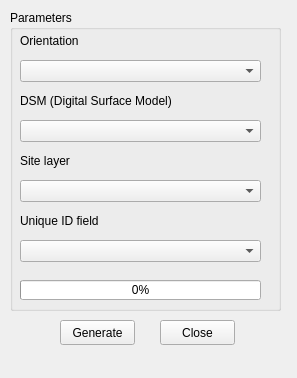
<?xml version="1.0" encoding="UTF-8"?>
<ui version="4.0">
 <class>DockWidget</class>
 <widget class="QDockWidget" name="DockWidget">
  <property name="geometry">
   <rect>
    <x>0</x>
    <y>0</y>
    <width>297</width>
    <height>378</height>
   </rect>
  </property>
  <property name="minimumSize">
   <size>
    <width>297</width>
    <height>378</height>
   </size>
  </property>
  <property name="maximumSize">
   <size>
    <width>297</width>
    <height>378</height>
   </size>
  </property>
  <property name="windowTitle">
   <string>Generate northerly/southerly sites</string>
  </property>
  <widget class="QWidget" name="dockWidgetContents">
   <widget class="QPushButton" name="generate_pushButton">
    <property name="geometry">
     <rect>
      <x>60</x>
      <y>320</y>
      <width>75</width>
      <height>25</height>
     </rect>
    </property>
    <property name="text">
     <string>Generate</string>
    </property>
   </widget>
   <widget class="QPushButton" name="close_pushButton">
    <property name="geometry">
     <rect>
      <x>160</x>
      <y>320</y>
      <width>75</width>
      <height>25</height>
     </rect>
    </property>
    <property name="text">
     <string>Close</string>
    </property>
   </widget>
   <widget class="QGroupBox" name="groupBox">
    <property name="geometry">
     <rect>
      <x>10</x>
      <y>10</y>
      <width>271</width>
      <height>301</height>
     </rect>
    </property>
    <property name="title">
     <string>Parameters</string>
    </property>
    <widget class="QLabel" name="siteID_label">
     <property name="geometry">
      <rect>
       <x>10</x>
       <y>200</y>
       <width>151</width>
       <height>21</height>
      </rect>
     </property>
     <property name="text">
      <string>Unique ID field</string>
     </property>
    </widget>
    <widget class="QProgressBar" name="progressBar">
     <property name="geometry">
      <rect>
       <x>10</x>
       <y>270</y>
       <width>241</width>
       <height>20</height>
      </rect>
     </property>
     <property name="value">
      <number>0</number>
     </property>
     <property name="orientation">
      <enum>Qt::Horizontal</enum>
     </property>
     <property name="invertedAppearance">
      <bool>false</bool>
     </property>
    </widget>
    <widget class="QLabel" name="dsmLayer_label">
     <property name="geometry">
      <rect>
       <x>10</x>
       <y>80</y>
       <width>151</width>
       <height>21</height>
      </rect>
     </property>
     <property name="text">
      <string>DSM (Digital Surface Model)</string>
     </property>
    </widget>
    <widget class="QLabel" name="siteLayer_label">
     <property name="geometry">
      <rect>
       <x>10</x>
       <y>140</y>
       <width>151</width>
       <height>21</height>
      </rect>
     </property>
     <property name="text">
      <string>Site layer</string>
     </property>
    </widget>
    <widget class="QLabel" name="orientation_label">
     <property name="geometry">
      <rect>
       <x>10</x>
       <y>20</y>
       <width>151</width>
       <height>21</height>
      </rect>
     </property>
     <property name="text">
      <string>Orientation</string>
     </property>
    </widget>
    <widget class="QComboBox" name="orientation_combobox">
     <property name="geometry">
      <rect>
       <x>10</x>
       <y>50</y>
       <width>241</width>
       <height>22</height>
      </rect>
     </property>
    </widget>
    <widget class="QComboBox" name="dsmLayer_combobox">
     <property name="geometry">
      <rect>
       <x>10</x>
       <y>110</y>
       <width>241</width>
       <height>22</height>
      </rect>
     </property>
    </widget>
    <widget class="QComboBox" name="siteLayer_combobox">
     <property name="geometry">
      <rect>
       <x>10</x>
       <y>170</y>
       <width>241</width>
       <height>22</height>
      </rect>
     </property>
    </widget>
    <widget class="QComboBox" name="siteField_combobox">
     <property name="geometry">
      <rect>
       <x>10</x>
       <y>230</y>
       <width>241</width>
       <height>22</height>
      </rect>
     </property>
    </widget>
   </widget>
  </widget>
 </widget>
 <resources/>
 <connections/>
</ui>
